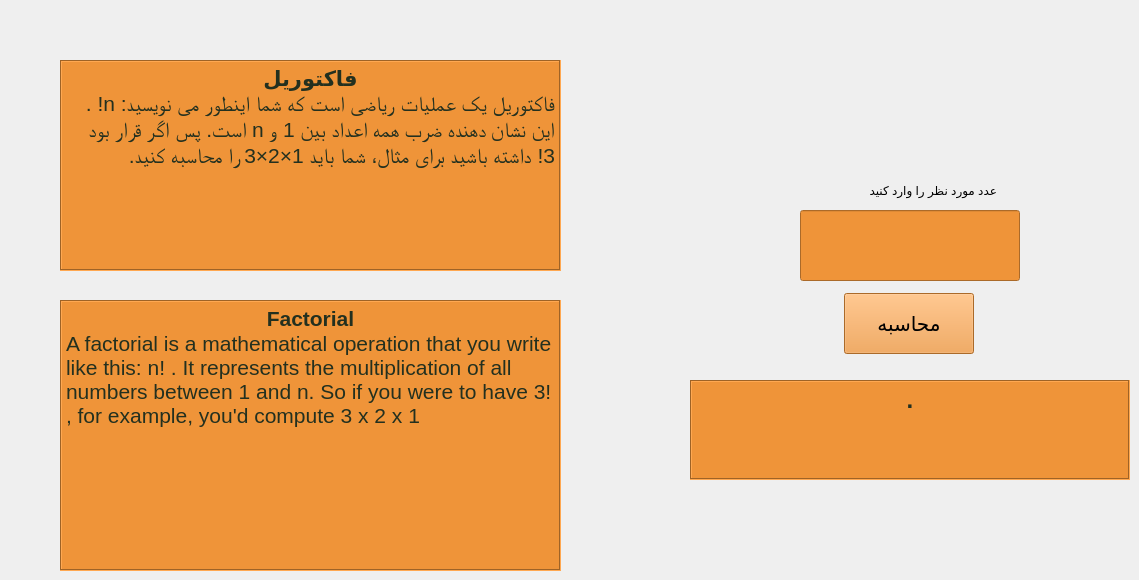
    <widget class="QWidget" name="factorial">
     <attribute name="title">
      <string>Factorial</string>
     </attribute>
     <widget class="QPushButton" name="factorial_button">
      <property name="geometry">
       <rect>
        <x>844</x>
        <y>293</y>
        <width>130</width>
        <height>61</height>
       </rect>
      </property>
      <property name="font">
       <font>
        <family>B Titr</family>
        <pointsize>15</pointsize>
        <kerning>true</kerning>
       </font>
      </property>
      <property name="cursor">
       <cursorShape>PointingHandCursor</cursorShape>
      </property>
      <property name="styleSheet">
       <string notr="true">background-color:#ef9439;</string>
      </property>
      <property name="text">
       <string>محاسبه</string>
      </property>
     </widget>
     <widget class="QTextBrowser" name="factorial_fa">
      <property name="geometry">
       <rect>
        <x>60</x>
        <y>60</y>
        <width>501</width>
        <height>211</height>
       </rect>
      </property>
      <property name="styleSheet">
       <string notr="true">background-color:#ef9439;
color:#23301f;
font: 75 8pt &quot;0 Titr Bold&quot;;</string>
      </property>
      <property name="frameShape">
       <enum>QFrame::Box</enum>
      </property>
      <property name="html">
       <string>&lt;!DOCTYPE HTML PUBLIC &quot;-//W3C//DTD HTML 4.0//EN&quot; &quot;http://www.w3.org/TR/REC-html40/strict.dtd&quot;&gt;
&lt;html&gt;&lt;head&gt;&lt;meta name=&quot;qrichtext&quot; content=&quot;1&quot; /&gt;&lt;style type=&quot;text/css&quot;&gt;
p, li { white-space: pre-wrap; }
&lt;/style&gt;&lt;/head&gt;&lt;body style=&quot; font-family:'0 Titr Bold'; font-size:8pt; font-weight:72; font-style:normal;&quot;&gt;
&lt;p align=&quot;center&quot; dir='rtl' style=&quot; margin-top:0px; margin-bottom:0px; margin-left:0px; margin-right:0px; -qt-block-indent:0; text-indent:0px;&quot;&gt;&lt;span style=&quot; font-family:'B Bad'; font-size:16pt; font-weight:600;&quot;&gt;فاکتوریل&lt;/span&gt;&lt;/p&gt;
&lt;p align=&quot;right&quot; dir='rtl' style=&quot; margin-top:0px; margin-bottom:0px; margin-left:0px; margin-right:0px; -qt-block-indent:0; text-indent:0px;&quot;&gt;&lt;span style=&quot; font-family:'B Roya'; font-size:16pt;&quot;&gt;فاکتوریل یک عملیات ریاضی است که شما اینطور می نویسید: n! . این نشان دهنده ضرب همه اعداد بین 1 و n است. پس اگر قرار بود 3! داشته باشید برای مثال، شما باید 1×2×3 را محاسبه کنید.&lt;/span&gt;&lt;/p&gt;&lt;/body&gt;&lt;/html&gt;</string>
      </property>
     </widget>
     <widget class="QTextBrowser" name="factorial_out">
      <property name="geometry">
       <rect>
        <x>690</x>
        <y>380</y>
        <width>440</width>
        <height>100</height>
       </rect>
      </property>
      <property name="styleSheet">
       <string notr="true">background-color:#ef9439;
color:#23301f;
font: 20pt &quot;Bell MT&quot;;
text-align: center;</string>
      </property>
      <property name="frameShape">
       <enum>QFrame::Box</enum>
      </property>
      <property name="html">
       <string>&lt;!DOCTYPE HTML PUBLIC &quot;-//W3C//DTD HTML 4.0//EN&quot; &quot;http://www.w3.org/TR/REC-html40/strict.dtd&quot;&gt;
&lt;html&gt;&lt;head&gt;&lt;meta name=&quot;qrichtext&quot; content=&quot;1&quot; /&gt;&lt;style type=&quot;text/css&quot;&gt;
p, li { white-space: pre-wrap; }
&lt;/style&gt;&lt;/head&gt;&lt;body style=&quot; font-family:'Bell MT'; font-size:20pt; font-weight:400; font-style:normal;&quot;&gt;
&lt;p align=&quot;center&quot; style=&quot; margin-top:0px; margin-bottom:0px; margin-left:0px; margin-right:0px; -qt-block-indent:0; text-indent:0px;&quot;&gt;&lt;span style=&quot; font-family:'B Roya'; font-size:18pt; font-weight:600;&quot;&gt;.&lt;/span&gt;&lt;/p&gt;&lt;/body&gt;&lt;/html&gt;</string>
      </property>
     </widget>
     <widget class="QLabel" name="factorial_label">
      <property name="geometry">
       <rect>
        <x>807</x>
        <y>170</y>
        <width>200</width>
        <height>40</height>
       </rect>
      </property>
      <property name="styleSheet">
       <string notr="true">font: 75 12pt &quot;B Titr&quot;;</string>
      </property>
      <property name="text">
       <string>   عدد مورد نظر را وارد کنید</string>
      </property>
     </widget>
     <widget class="QTextBrowser" name="factorial_en">
      <property name="geometry">
       <rect>
        <x>60</x>
        <y>300</y>
        <width>501</width>
        <height>271</height>
       </rect>
      </property>
      <property name="styleSheet">
       <string notr="true">background-color:#ef9439;
color:#23301f;
font: 22pt &quot;NPIParisa&quot;;

</string>
      </property>
      <property name="frameShape">
       <enum>QFrame::Box</enum>
      </property>
      <property name="html">
       <string>&lt;!DOCTYPE HTML PUBLIC &quot;-//W3C//DTD HTML 4.0//EN&quot; &quot;http://www.w3.org/TR/REC-html40/strict.dtd&quot;&gt;
&lt;html&gt;&lt;head&gt;&lt;meta name=&quot;qrichtext&quot; content=&quot;1&quot; /&gt;&lt;style type=&quot;text/css&quot;&gt;
p, li { white-space: pre-wrap; }
&lt;/style&gt;&lt;/head&gt;&lt;body style=&quot; font-family:'NPIParisa'; font-size:22pt; font-weight:400; font-style:normal;&quot;&gt;
&lt;p align=&quot;center&quot; style=&quot; margin-top:0px; margin-bottom:0px; margin-left:0px; margin-right:0px; -qt-block-indent:0; text-indent:0px;&quot;&gt;&lt;span style=&quot; font-family:'MS Shell Dlg 2'; font-size:16pt; font-weight:600;&quot;&gt;Factorial&lt;/span&gt;&lt;/p&gt;
&lt;p style=&quot; margin-top:0px; margin-bottom:0px; margin-left:0px; margin-right:0px; -qt-block-indent:0; text-indent:0px;&quot;&gt;&lt;span style=&quot; font-family:'MS Shell Dlg 2'; font-size:16pt; font-weight:72;&quot;&gt;A factorial is a mathematical operation that you write like this: n! . It represents the multiplication of all numbers between 1 and n. So if you were to have 3! , for example, you'd compute 3 x 2 x 1&lt;/span&gt;&lt;/p&gt;&lt;/body&gt;&lt;/html&gt;</string>
      </property>
     </widget>
     <widget class="QLineEdit" name="factorial_input">
      <property name="geometry">
       <rect>
        <x>800</x>
        <y>210</y>
        <width>220</width>
        <height>71</height>
       </rect>
      </property>
      <property name="styleSheet">
       <string notr="true">font: 20pt &quot;Bell MT&quot;;
background-color:#ef9439;
color:#23301f;
text-align: center;</string>
      </property>
     </widget>
    </widget>
